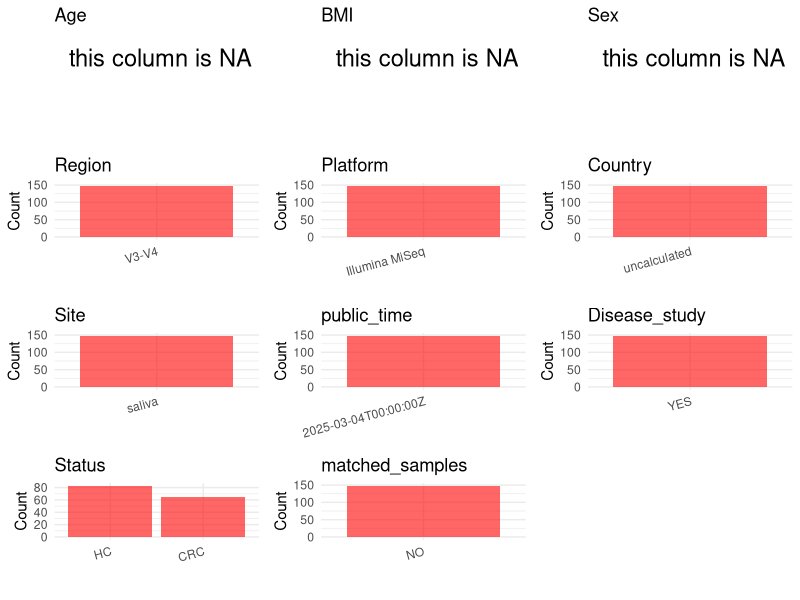

The R source for this figure: (Note: this script raises an error after producing the figure.)
## ---- chunk 1
# Load necessary libraries
library(dplyr)
library(ggplot2)
library(cowplot)

# Set working directory (update this path to your local directory)
setwd("D:/oral_project/PRJNA1228548")

# Read the initial metadata files
initial_meta<-read.csv("SraRunTable.csv",header = T)

# Combine the two metadata files
#meta <- rbind(initial_meta, initial_meta1)

#Remove entries non-oral samples
#initial_meta <- subset(initial_meta,isolate %in% c("saliva","tongue coat"))

# Check the number of samples containing "HT" in Sample.Name (e.g., healthy controls)
#nrow(subset(meta, grepl("HT", Sample.Name)))

# Display the first few rows of the metadata
head(initial_meta)
## ---- chunk 2
# Create a uniform metadata dataframe
metadata <- data.frame(
  BioProject = initial_meta$BioProject,
  Run = initial_meta$Run,
  sample_name = initial_meta$Sample.Name,
  Age = NA,
  BMI = NA,
  Sex = NA,
  Region = "V3-V4",
  Platform = initial_meta$Instrument,
  Country = initial_meta$geo_loc_name_country,
  Site = initial_meta$isolation_source,
  public_time = initial_meta$ReleaseDate,
  stringsAsFactors = FALSE
)
## ---- chunk 3
# Add information obtained from the publication
metadata$PCR_primers <- "TCGTCGGCAGCGTCAGATGTGTATAAGAGACAGCCTACGGGNGGCWGCAG-GTCTCGTGGGCTCGGAGATGTGTATAAGAGACAGGACTACHVGGGTATCTAATCC"
metadata$title <- "Oral Microbiota as Novel Biomarkers for Colorectal Cancer Screening"
metadata$Disease_study <- "YES"
# Assign disease status based on sample_name patterns
metadata <- metadata %>%
  mutate(Status = case_when(
    grepl("H|A", sample_name) ~ "HC",
    grepl("C", sample_name) ~ "CRC"
  ))

#get subjects id according to sample id
metadata$sample_name<-gsub("","",metadata$sample_name)
#get subjects id with Saliva available
keep_subjects<-subset(metadata,Site %in% "saliva")
#remove subjects without Saliva samples
metadata<-subset(metadata,sample_name %in% keep_subjects$sample_name)
#get subjects sampling counts
sample_counts <- table(metadata$sample_name)
# Create matched_samples column, any subjects have >=2 samples will be label "YES", otherwise "NO"
metadata$matched_samples <- ifelse(metadata$sample_name %in% names(sample_counts[sample_counts >= 2]), "YES", "NO")
## ---- chunk 4
# Check the number of unique runs and sample names
print(paste("Number of unique runs:", length(unique(metadata$Run))))
print(paste("Number of unique sample names:", length(unique(metadata$sample_name))))
## ---- chunk 5
# Select columns for visualization
plot_data <- metadata %>%
  select(-BioProject, -Run, -sample_name, -title)

# Function to create simple plots for each column
create_simple_plots <- function(data) {
  plots <- list()
  
  for (col in colnames(data)) {
    # Check if the column is all NA
    if (all(is.na(data[[col]]))) {
      # Create an empty plot with text indicating all NA
      p <- ggplot() +
        annotate("text", x = 0.5, y = 0.5, label = "this column is NA", size = 6) +
        labs(title = col) +
        theme_void()
    } else if (is.numeric(data[[col]])) {
      # Numeric variable: histogram
      p <- ggplot(data, aes(x = .data[[col]])) +
        geom_histogram(fill = "blue", alpha = 0.6, bins = 20, na.rm = TRUE) +
        labs(title = col) +
        theme_minimal()
    } else {
      # Categorical variable: bar plot (remove NA values)
      count_data <- as.data.frame(table(data[[col]], useNA = "ifany"))
      p <- ggplot(count_data, aes(x = reorder(Var1, -Freq), y = Freq)) +
        geom_col(fill = "red", alpha = 0.6) +
        labs(title = col, x = NULL, y = "Count") +
        theme_minimal() +
        theme(axis.text.x = element_text(angle = 15, hjust = 1))
    }
    plots[[col]] <- p
  }
  
  return(plots)
}

# Generate and arrange plots
plots <- create_simple_plots(plot_data)
p<-plot_grid(plots$Age, 
          plots$BMI, 
          plots$Sex, 
          plots$Region, 
          plots$Platform, 
          plots$Country, 
          plots$Site,
          plots$public_time, 
          plots$Disease_study,
          plots$Status,
          plots$matched_samples,# add 
          ncol = 3, align = "hv", axis = "lb")
ggsave("Metadata_Summary.png", plot = p, width = 8, height = 6, dpi = 150)
## ---- chunk 6
knitr::include_graphics("Metadata_Summary.png")
## ---- chunk 7
# Reorder columns to match the desired format
metadata <- metadata[, c(
  "BioProject", "Run", "sample_name", "Age", "BMI", "Sex", 
  "Region", "Platform", "Country", "Site", "public_time", 
  "PCR_primers", "title", "Disease_study", "Status","matched_samples"
)]

# Export the uniform metadata to a CSV file
write.csv(metadata, file = "metadata.csv", quote = TRUE)
head(metadata)
